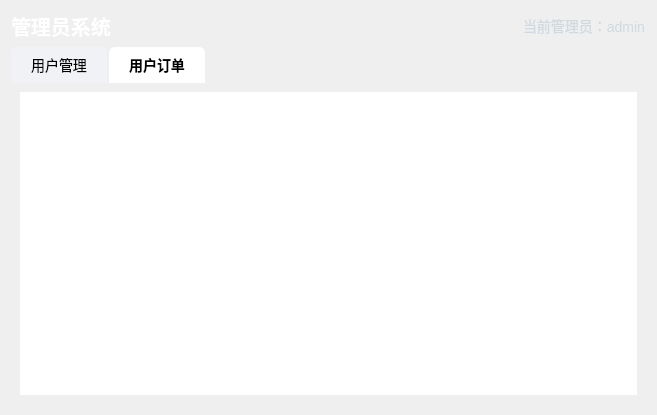
<?xml version="1.0" encoding="UTF-8"?>
<ui version="4.0">
 <class>AdminSystemWidget</class>
 <widget class="QWidget" name="AdminSystemWidget">
  <property name="geometry">
   <rect>
    <x>0</x>
    <y>0</y>
    <width>657</width>
    <height>415</height>
   </rect>
  </property>
  <property name="styleSheet">
   <string>
QWidget {
    font-family: &quot;Microsoft YaHei&quot;;
    font-size: 14px;
}
#headerWidget {
    background-color: #1f2d3d;
}
#titleLabel {
    color: white;
    font-size: 20px;
    font-weight: bold;
}
#adminLabel {
    color: #cfd9df;
    font-size: 14px;
}
QTabWidget::pane {
    border: none;
}
QTabBar::tab {
    background: #f0f2f5;
    padding: 10px 20px;
    margin-right: 2px;
    border-top-left-radius: 6px;
    border-top-right-radius: 6px;
}
QTabBar::tab:selected {
    background: white;
    font-weight: bold;
}
QTableView {
    border: none;
    gridline-color: #e0e0e0;
    selection-background-color: #cce5ff;
}
   </string>
  </property>
  <layout class="QVBoxLayout" stretch="0,1">
   <item>
    <layout class="QHBoxLayout">
     <item>
      <widget class="QLabel" name="titleLabel">
       <property name="text">
        <string>管理员系统</string>
       </property>
      </widget>
     </item>
     <item>
      <spacer name="horizontalSpacer">
       <property name="orientation">
        <enum>Qt::Orientation::Horizontal</enum>
       </property>
       <property name="sizeHint" stdset="0">
        <size>
         <width>40</width>
         <height>20</height>
        </size>
       </property>
      </spacer>
     </item>
     <item>
      <widget class="QLabel" name="adminLabel">
       <property name="text">
        <string>当前管理员：admin</string>
       </property>
      </widget>
     </item>
    </layout>
   </item>
   <item>
    <widget class="QTabWidget" name="tabWidget">
     <property name="currentIndex">
      <number>1</number>
     </property>
     <widget class="QWidget" name="userTab">
      <attribute name="title">
       <string>用户管理</string>
      </attribute>
      <layout class="QVBoxLayout">
       <item>
        <widget class="QTableView" name="userTableView"/>
       </item>
      </layout>
     </widget>
     <widget class="QWidget" name="orderTab">
      <attribute name="title">
       <string>用户订单</string>
      </attribute>
      <layout class="QVBoxLayout">
       <item>
        <widget class="QTableView" name="orderTableView"/>
       </item>
      </layout>
     </widget>
    </widget>
   </item>
  </layout>
 </widget>
 <resources/>
 <connections/>
</ui>
